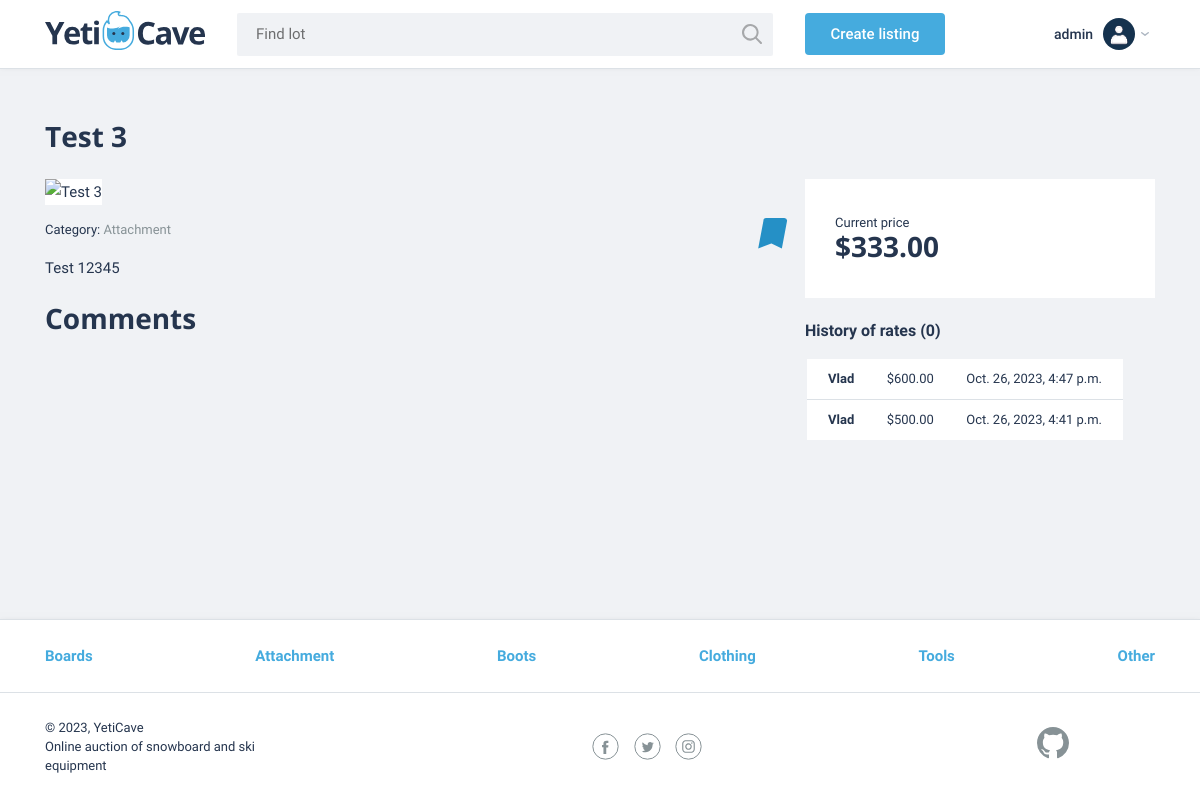
Before: /listing/3 (signed in) with the older database file.
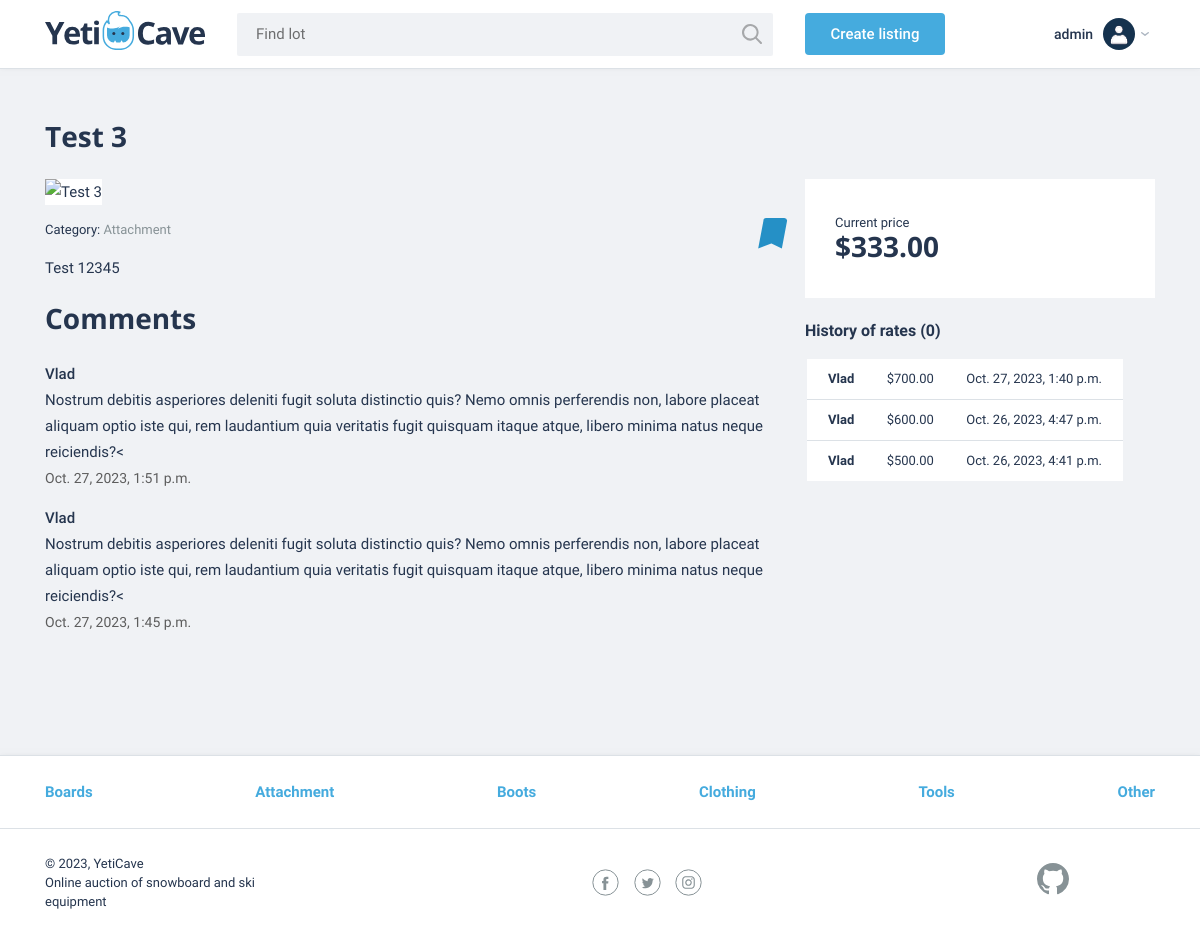
After: the same page with the newer database file.
### auctions/models.py (models this page shows, shortened)
class User(AbstractUser):
    pass

class Listing(models.Model):
    title = models.CharField(max_length=255)
    description = models.TextField()
    starting_bid = models.DecimalField(max_digits=10, decimal_places=2)
    current_price = models.DecimalField(max_digits=10, decimal_places=2)
    image_url = models.URLField()
    category = models.ForeignKey(Category, on_delete=models.CASCADE)
    creator = models.ForeignKey(User, on_delete=models.CASCADE)
    is_active = models.BooleanField(default=True)

class Category(models.Model):
    name = models.CharField(max_length=64)
    def __str__(self):
        return self.name

class Bid(models.Model):
    listing = models.ForeignKey(Listing, on_delete=models.CASCADE)
    bidder = models.ForeignKey(User, on_delete=models.CASCADE)
    bid_amount = models.DecimalField(max_digits=10, decimal_places=2)
    bid_time = models.DateTimeField(default=timezone.now)

class Comment(models.Model):
    listing = models.ForeignKey(Listing, on_delete=models.CASCADE)
    user = models.ForeignKey(User, on_delete=models.CASCADE)
    text = models.TextField()
    created_at = models.DateTimeField(default=timezone.now)

### auctions/views.py (the view, shortened to what this page needs)
# urls.py: path("listing/<int:listing_id>", views.ListingView.as_view(), name="listing"),
class ListingView(View):
    template_name = "auctions/listing.html"
    form_bid = BidForm
    form_comment = CommentForm
    def get(self, request, listing_id):
        listing = Listing.objects.get(pk=listing_id)
        bids = Bid.objects.filter(listing=listing).order_by("-bid_time")[:10]
        is_creator = request.user.is_authenticated and listing.creator == request.user
        listing.in_watchlist = request.user.watchlist.filter(item=listing)
        comments = Comment.objects.filter(
            listing=listing).order_by("-created_at")
        context = {
            "listing": listing,
            "form_bid": self.form_bid(),
            "form_comment": self.form_comment(),
            "is_creator": is_creator,
            "bids": bids,
            "comments": comments,
        }
        return render(request, "auctions/listing.html", context)

### auctions/forms.py
class BidForm(forms.ModelForm):
    class Meta:
        model = Bid
        fields = ['bid_amount']
        widgets = {
            "bid_amount": forms.TextInput(attrs={"placeholder": "Enter your bid"}),
        }

class CommentForm(forms.ModelForm):
    class Meta:
        model = Comment
        fields = ['text']
        labels = {
            "text": "Comment",
        }
        widgets = {
            "text": forms.Textarea(attrs={
                "placeholder": "Enter your comment",
                "rows": 8,
            }),
        }

### auctions/context_processors.py (called while the page is built)
def categories(request):
    categories = Category.objects.all()
    return {"categories": categories}

### auctions/templatetags/auctions_extras.py (called while the page is built)
@register.filter(name="usd")
def usd(value):
    return f"${value:,.2f}"

### auctions/templates/auctions/listing.html (shortened to what this page needs)
{% extends "auctions/layout.html" %}
{% load auctions_extras %}
{% block body %}
    <main>
        <section class="lot-item container">
            <h2>{{ listing.title }}</h2>
            <div class="lot-item__content">
                <div class="lot-item__left">
                    <img src="{{ listing.image_url }}" class="lot-item__image" width="730" height="548" alt="{{ listing.title }}" />
                    <div class="lot-item__row">
                        <p class="lot-item__category">
                            Category: <span>{{ listing.category }}</span>
                        </p>
                        {% if user.is_authenticated %}
                            <a href="{% url 'toggle_watchlist' listing.id %}"
                                class="bookmark-button {% if listing.in_watchlist %}bookmark-button--active{% endif %}">
                                <svg class="bookmark-button__icon" width="31" height="33">
                                    <use xlink:href="#icon-bookmark"></use>
                                </svg>
                            </a>
                        {% endif %}
                    </div>
                    <p class="lot-item__description">{{ listing.description }}</p>
                    <div class="lot-item__comments comments">
                        <h2>Comments</h2>
                        <ul class="comment__list">
                            {% for comment in comments %}
                                <li class="comment__item">
                                    <div class="comment__sender">{{ comment.user.username }}</div>
                                    <p class="comment__text">{{ comment.text }}<</p>
                                    <time class="comment__time" datetime="{{ comment.created_at }}">{{ comment.created_at }}</time>
                                </li>
                            {% endfor %}
                        </ul>
                    </div>
                </div>
                <div class="lot-item__right">
                    <div class="bet">
                        <div class="lot-item__cost-state">
                            <div class="lot-item__rate">
                                <span class="lot-item__amount">Current price</span>
                                <span class="lot-item__cost">{{ listing.starting_bid | usd}}</span>
                            </div>
                        </div>
                    </div>
                    <div class="history">
                        <h3>History of rates (<span>0</span>)</h3>
                        <table class="history__list">
                            {% for bid in bids %}
                                <tr class="history__item">
                                    <td class="history__name">{{ bid.bidder.username }}</td>
                                    <td class="history__price">{{ bid.bid_amount | usd }}</td>
                                    <td class="history__time">{{ bid.bid_time }}</td>
                                </tr>
                            {% endfor %}
                        </table>
                    </div>
                </div>
            </div>
        </section>
    </main>
{% endblock %}

### auctions/templates/auctions/layout.html (shortened to what this page needs)
{% load static %}
<!DOCTYPE html>
<html lang="en">
<head>
    <link href="{% static 'auctions/css/normalize.min.css' %}" rel="stylesheet">
    <link href="{% static 'auctions/css/flatpickr.min.css' %}" rel="stylesheet">
    <link href="{% static 'auctions/css/styles.css' %}" rel="stylesheet">
</head>
<body>
    <header class="main-header">
        <div class="main-header__container container">
            <a href="/" class="main-header__logo">
                <img src="{% static 'auctions/img/logo.svg' %}" width="160" height="39" alt="YetiCave Logo">
            </a>
            <form method="get" action="/search" class="main-header__search">
                <input type="search" name="text" placeholder="Find lot">
                <button class="main-header__search-btn" type="submit">
                </button>
            </form>
            {% if user.is_authenticated %}
            <a class="main-header__add-lot button" href="{% url 'create_listing' %}">Create listing</a>
            <div class="user-menu__wrapper">
                <button class="button__menu-open menu-open">
                    <span class="menu-open__name">{{ user.username }}</span>
                    <img class="menu-open__image" src="{% static 'auctions/img/user.png' %}" width="32" height="32"
                        alt="User avatar">
                </button>
            </div>
            {% endif %}
        </div>
    </header>
    {% block body %}
    {% endblock %}
    <footer class="main-footer">
        <nav class="nav">
            <ul class="nav__list container">
                {% for category in categories %}
                    <li class="nav__item">
                        <a href="{% url "categories" category.id %}">
                            {{ category.name }}
                        </a>
                    </li>
                {% endfor %}
            </ul>
        </nav>
        <div class="main-footer__bottom container">
            <div class="main-footer__copyright">
                <p>© 2023, YetiCave</p>
                <p>Online auction of snowboard and ski equipment</p>
            </div>
            <div class="main-footer__social social">
                <a class="social__link social__link--facebook" href="#">Facebook
                </a><a class="social__link social__link--twitter" href="#">Twitter
                </a><a class="social__link social__link--instagram" href="#">Instagram
                </a>
            </div>
            <div class="main-footer__developed-by">
                <a class="logo-github" href="https://github.com/vFlicker">
                </a>
            </div>
        </div>
    </footer>
</body>
</html>

Changed rows visible on the page:
added Comment: user.username "Vlad", text "Nostrum debitis asperiores deleniti fugit soluta distinctio quis? Nemo omnis perferendis non, labore placeat aliquam optio iste qui, rem laudantium quia veritatis fugit quisquam itaque atque, libero minima natus neque reiciendis?", created_at "Oct. 27, 2023, 1:51 p.m."
added Comment: user.username "Vlad", text "Nostrum debitis asperiores deleniti fugit soluta distinctio quis? Nemo omnis perferendis non, labore placeat aliquam optio iste qui, rem laudantium quia veritatis fugit quisquam itaque atque, libero minima natus neque reiciendis?", created_at "Oct. 27, 2023, 1:45 p.m."
added Bid: bidder.username "Vlad", bid_amount "$700.00", bid_time "Oct. 27, 2023, 1:40 p.m."
